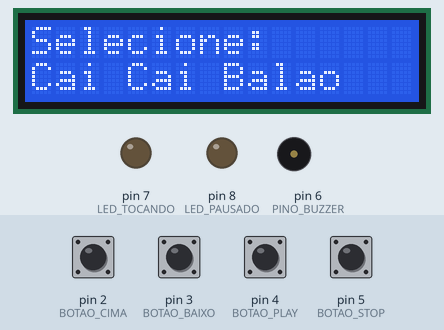
Bench run of a sketch on a simulated Arduino Uno, built with avr-gcc and run on an emulated ATmega328P. Shown: 16×2 character LCD, output pins drawn as LEDs (lit = HIGH), buzzer (waves = sounding). The inputs (shaded band) are chosen by the test bench; at power-on: pin 2 (BOTAO_CIMA), pin 3 (BOTAO_BAIXO), pin 4 (BOTAO_PLAY), pin 5 (BOTAO_STOP) HIGH.

Above: at 1.2 s.
1.3 s: pin 4 (BOTAO_PLAY) pulled LOW for 0.15 s
At 2.4 s:
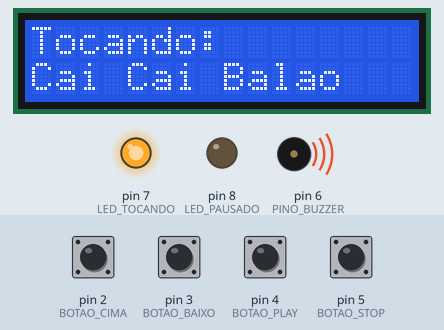
2.9 s: pin 4 (BOTAO_PLAY) pulled LOW for 1 s
At 3.6 s:
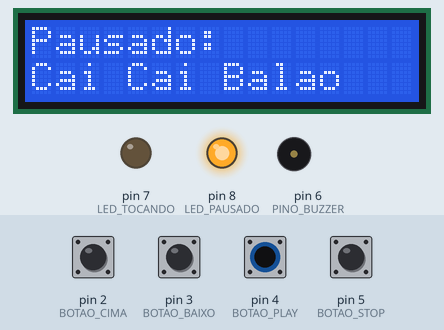
5.4 s: pin 5 (BOTAO_STOP) pulled LOW for 0.15 s
At 6.6 s:
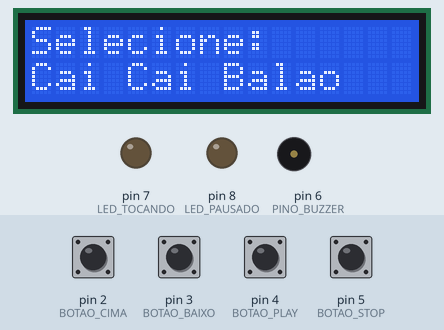
7.0 s: pin 2 (BOTAO_CIMA) pulled LOW for 0.15 s
At 7.9 s:
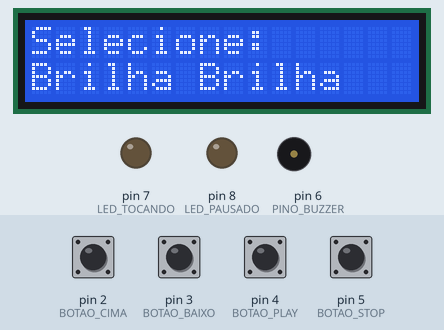
8.6 s: pin 2 (BOTAO_CIMA) pulled LOW for 1 s
At 9.1 s:
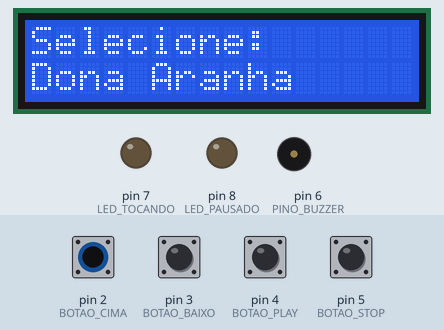
11.1 s: pin 2 (BOTAO_CIMA) pulled LOW for 0.15 s
At 12.2 s:
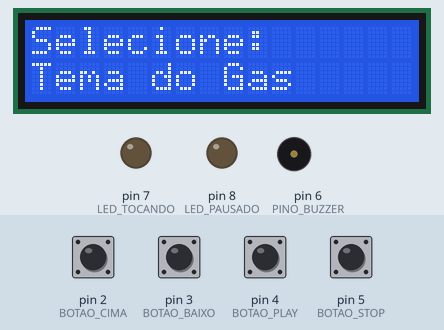
Timing chart, 0 to 13.7 s (numbered marks = the images above; inputs shaded):
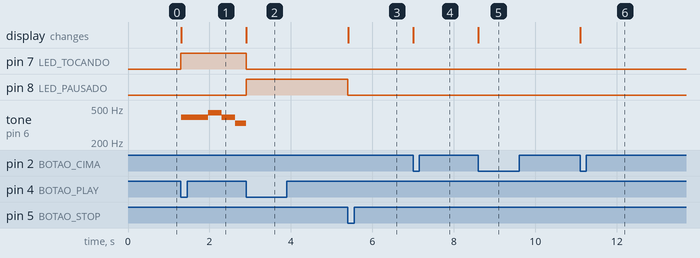

Measured:
- after the input at 1.3 s, pin 7 (LED_TOCANDO): LOW → HIGH at once; tone on pin 6 (PINO_BUZZER): silent → 392 Hz at once, → 440 Hz 0.66 s later, → 392 Hz 0.33 s later, → 330 Hz 0.33 s later; the display: changes at once (image 1)
- after the input at 2.9 s, pin 7 (LED_TOCANDO): HIGH → LOW at once; pin 8 (LED_PAUSADO): LOW → HIGH at once; the display: changes at once (image 2)
- after the input at 5.4 s, pin 8 (LED_PAUSADO): HIGH → LOW at once; the display: changes at once (image 3)
- after the input at 7.0 s, the display: changes at once (image 4)
- after the input at 8.6 s, the display: changes at once (image 5)
- after the input at 11.1 s, the display: changes at once (image 6)

The sketch:

projeto.ino
```cpp
#include <LiquidCrystal.h>
#include <avr/pgmspace.h>

LiquidCrystal lcd(9, 10, 11, 12, 13, A0);

#define BOTAO_CIMA   2
#define BOTAO_BAIXO  3
#define BOTAO_PLAY   4
#define BOTAO_STOP   5
#define PINO_BUZZER  6
#define LED_TOCANDO  7
#define LED_PAUSADO  8

enum EstadoSistema { MENU, TOCANDO, PAUSADO };
EstadoSistema estadoAtual = MENU;

#define DO4   262
#define RE4   294
#define MI4   330
#define FA4   349
#define SOL4  392
#define LA4   440
#define SI4   494
#define DO5   523

const int totalMusicas = 5;
char tituloMusica[17];
int musicaSelecionada = 0;

const unsigned int notasCaiCaiBalao[] PROGMEM = { SOL4, SOL4, LA4, SOL4, MI4, SOL4, LA4, SOL4, MI4, RE4, MI4, DO4 };
const byte temposCaiCaiBalao[] PROGMEM = { 4, 4, 4, 4, 2, 4, 4, 4, 2, 4, 4, 2 };

const unsigned int notasBrilhaBrilha[] PROGMEM = { DO4, DO4, SOL4, SOL4, LA4, LA4, SOL4, FA4, FA4, MI4, MI4, RE4, RE4, DO4 };
const byte temposBrilhaBrilha[] PROGMEM = { 4, 4, 4, 4, 4, 4, 2, 4, 4, 4, 4, 4, 4, 2 };

const unsigned int notasDonaAranha[] PROGMEM = { DO4, RE4, MI4, DO4, DO4, RE4, MI4, DO4, MI4, FA4, SOL4, MI4, FA4, SOL4 };
const byte temposDonaAranha[] PROGMEM = { 4, 4, 4, 4, 4, 4, 4, 4, 4, 4, 2, 4, 4, 2 };

const unsigned int notasTemaDoGas[] PROGMEM = { SOL4, MI4, SOL4, DO5, SI4, SOL4, LA4, SI4, SOL4 };
const byte temposTemaDoGas[] PROGMEM = { 8, 8, 8, 4, 8, 8, 8, 4, 2 };

const unsigned int notasCiranda[] PROGMEM = { SOL4, LA4, SOL4, FA4, MI4, FA4, SOL4, MI4, DO4, RE4, MI4, DO4 };
const byte temposCiranda[] PROGMEM = { 4, 4, 4, 4, 2, 4, 4, 4, 4, 4, 4, 2 };

int notaAtualIndex = 0;
int totalNotasDaMusica = 0;
int totalUnidadesMusica = 0;
unsigned int frequenciaAtual = 0;

unsigned long inicioNotaMs = 0;
unsigned long duracaoNotaMs = 0;
unsigned long restoNotaMs = 0;

int leituraAnteriorCima = HIGH;
int leituraAnteriorBaixo = HIGH;
int leituraAnteriorPlay = HIGH;
int leituraAnteriorStop = HIGH;

unsigned long ultimoCliqueCima = 0;
unsigned long ultimoCliqueBaixo = 0;
unsigned long ultimoCliquePlay = 0;
unsigned long ultimoCliqueStop = 0;

const unsigned long debounceMs = 180;

void carregarTituloMusica(int indice, char *destino) {
  switch (indice) {
    case 0: strcpy_P(destino, PSTR("Cai Cai Balao")); break;
    case 1: strcpy_P(destino, PSTR("Brilha Brilha")); break;
    case 2: strcpy_P(destino, PSTR("Dona Aranha")); break;
    case 3: strcpy_P(destino, PSTR("Tema do Gas")); break;
    case 4: strcpy_P(destino, PSTR("Ciranda")); break;
    default: strcpy_P(destino, PSTR("Sem titulo")); break;
  }
}

int contarNotasMusica(int indice) {
  switch (indice) {
    case 0: return sizeof(notasCaiCaiBalao) / sizeof(notasCaiCaiBalao[0]);
    case 1: return sizeof(notasBrilhaBrilha) / sizeof(notasBrilhaBrilha[0]);
    case 2: return sizeof(notasDonaAranha) / sizeof(notasDonaAranha[0]);
    case 3: return sizeof(notasTemaDoGas) / sizeof(notasTemaDoGas[0]);
    case 4: return sizeof(notasCiranda) / sizeof(notasCiranda[0]);
    default: return 0;
  }
}

unsigned int lerNotaMusica(int indice, int posicao) {
  switch (indice) {
    case 0: return pgm_read_word(&notasCaiCaiBalao[posicao]);
    case 1: return pgm_read_word(&notasBrilhaBrilha[posicao]);
    case 2: return pgm_read_word(&notasDonaAranha[posicao]);
    case 3: return pgm_read_word(&notasTemaDoGas[posicao]);
    case 4: return pgm_read_word(&notasCiranda[posicao]);
    default: return 0;
  }
}

byte lerTempoMusica(int indice, int posicao) {
  switch (indice) {
    case 0: return pgm_read_byte(&temposCaiCaiBalao[posicao]);
    case 1: return pgm_read_byte(&temposBrilhaBrilha[posicao]);
    case 2: return pgm_read_byte(&temposDonaAranha[posicao]);
    case 3: return pgm_read_byte(&temposTemaDoGas[posicao]);
    case 4: return pgm_read_byte(&temposCiranda[posicao]);
    default: return 4;
  }
}

int contarUnidadesMusica(int indice) {
  int soma = 0;
  int totalNotas = contarNotasMusica(indice);

  for (int i = 0; i < totalNotas; i++) {
    byte divisor = lerTempoMusica(indice, i);
    soma += 8 / divisor;
  }

  return soma;
}

void atualizarLeds() {
  if (estadoAtual == TOCANDO) {
    digitalWrite(LED_TOCANDO, HIGH);
    digitalWrite(LED_PAUSADO, LOW);
  } else if (estadoAtual == PAUSADO) {
    digitalWrite(LED_TOCANDO, LOW);
    digitalWrite(LED_PAUSADO, HIGH);
  } else {
    digitalWrite(LED_TOCANDO, LOW);
    digitalWrite(LED_PAUSADO, LOW);
  }
}

void atualizarTela() {
  carregarTituloMusica(musicaSelecionada, tituloMusica);

  lcd.clear();

  if (estadoAtual == MENU) {
    lcd.setCursor(0, 0);
    lcd.print("Selecione:");
    lcd.setCursor(0, 1);
    lcd.print(tituloMusica);
  } else if (estadoAtual == TOCANDO) {
    lcd.setCursor(0, 0);
    lcd.print("Tocando:");
    lcd.setCursor(0, 1);
    lcd.print(tituloMusica);
  } else {
    lcd.setCursor(0, 0);
    lcd.print("Pausado:");
    lcd.setCursor(0, 1);
    lcd.print(tituloMusica);
  }
}

void proximaMusica() {
  musicaSelecionada++;
  if (musicaSelecionada >= totalMusicas) musicaSelecionada = 0;
  atualizarTela();
}

void musicaAnterior() {
  musicaSelecionada--;
  if (musicaSelecionada < 0) musicaSelecionada = totalMusicas - 1;
  atualizarTela();
}

void voltarParaMenu() {
  estadoAtual = MENU;
  noTone(PINO_BUZZER);

  notaAtualIndex = 0;
  totalNotasDaMusica = 0;
  totalUnidadesMusica = 0;
  frequenciaAtual = 0;
  duracaoNotaMs = 0;
  restoNotaMs = 0;

  atualizarLeds();
  atualizarTela();
}

void tocarNotaAtual() {
  if (notaAtualIndex >= totalNotasDaMusica) {
    voltarParaMenu();
    return;
  }

  frequenciaAtual = lerNotaMusica(musicaSelecionada, notaAtualIndex);
  byte divisorTempo = lerTempoMusica(musicaSelecionada, notaAtualIndex);

  int unidadesDaNota = 8 / divisorTempo;
  duracaoNotaMs = (5000UL * unidadesDaNota) / totalUnidadesMusica;

  if (duracaoNotaMs < 1) duracaoNotaMs = 1;

  restoNotaMs = duracaoNotaMs;

  if (frequenciaAtual == 0) noTone(PINO_BUZZER);
  else tone(PINO_BUZZER, frequenciaAtual);

  inicioNotaMs = millis();
}

void iniciarMusica() {
  estadoAtual = TOCANDO;
  notaAtualIndex = 0;
  totalNotasDaMusica = contarNotasMusica(musicaSelecionada);
  totalUnidadesMusica = contarUnidadesMusica(musicaSelecionada);

  atualizarLeds();
  atualizarTela();
  tocarNotaAtual();
}

void pausarMusica() {
  unsigned long tempoGasto = millis() - inicioNotaMs;
  if (tempoGasto < duracaoNotaMs) restoNotaMs = duracaoNotaMs - tempoGasto;
  else restoNotaMs = 1;

  estadoAtual = PAUSADO;
  noTone(PINO_BUZZER);

  atualizarLeds();
  atualizarTela();
}

void retomarMusica() {
  estadoAtual = TOCANDO;
  duracaoNotaMs = restoNotaMs;

  if (frequenciaAtual == 0) noTone(PINO_BUZZER);
  else tone(PINO_BUZZER, frequenciaAtual);

  inicioNotaMs = millis();

  atualizarLeds();
  atualizarTela();
}

void setup() {
  lcd.begin(16, 2);

  pinMode(BOTAO_CIMA, INPUT_PULLUP);
  pinMode(BOTAO_BAIXO, INPUT_PULLUP);
  pinMode(BOTAO_PLAY, INPUT_PULLUP);
  pinMode(BOTAO_STOP, INPUT_PULLUP);

  pinMode(PINO_BUZZER, OUTPUT);
  pinMode(LED_TOCANDO, OUTPUT);
  pinMode(LED_PAUSADO, OUTPUT);

  atualizarLeds();
  atualizarTela();
}

void loop() {
  int leituraCima = digitalRead(BOTAO_CIMA);
  int leituraBaixo = digitalRead(BOTAO_BAIXO);
  int leituraPlay = digitalRead(BOTAO_PLAY);
  int leituraStop = digitalRead(BOTAO_STOP);

  unsigned long agora = millis();

  if (leituraAnteriorCima == HIGH && leituraCima == LOW && (agora - ultimoCliqueCima > debounceMs)) {
    ultimoCliqueCima = agora;
    if (estadoAtual == MENU) proximaMusica();
  }

  if (leituraAnteriorBaixo == HIGH && leituraBaixo == LOW && (agora - ultimoCliqueBaixo > debounceMs)) {
    ultimoCliqueBaixo = agora;
    if (estadoAtual == MENU) musicaAnterior();
  }

  if (leituraAnteriorPlay == HIGH && leituraPlay == LOW && (agora - ultimoCliquePlay > debounceMs)) {
    ultimoCliquePlay = agora;

    if (estadoAtual == MENU) iniciarMusica();
    else if (estadoAtual == TOCANDO) pausarMusica();
    else if (estadoAtual == PAUSADO) retomarMusica();
  }

  if (leituraAnteriorStop == HIGH && leituraStop == LOW && (agora - ultimoCliqueStop > debounceMs)) {
    ultimoCliqueStop = agora;
    if (estadoAtual == TOCANDO || estadoAtual == PAUSADO) voltarParaMenu();
  }

  if (estadoAtual == TOCANDO) {
    if (millis() - inicioNotaMs >= duracaoNotaMs) {
      notaAtualIndex++;
      tocarNotaAtual();
    }
  }

  leituraAnteriorCima = leituraCima;
  leituraAnteriorBaixo = leituraBaixo;
  leituraAnteriorPlay = leituraPlay;
  leituraAnteriorStop = leituraStop;
}
```
